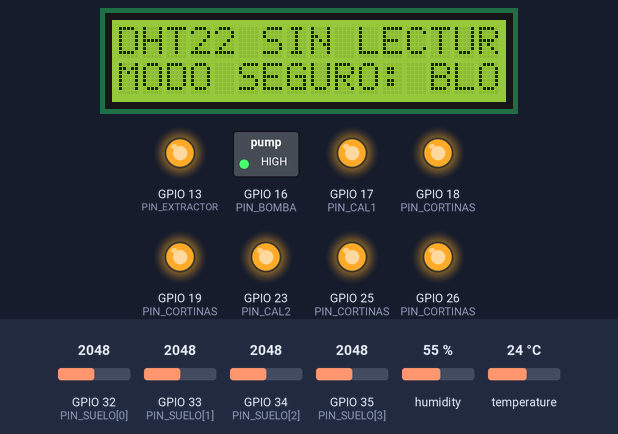
The sketch below on a simulated ESP32. Shown: 16×2 character LCD, switched loads named in the sketch (green lamp = pin HIGH), output pins drawn as LEDs (lit = HIGH). Inputs (shaded band) come from the test bench; at power-on: humidity 55 %, temperature 24 °C, GPIO 32 (PIN_SUELO[0]) = 2048, GPIO 33 (PIN_SUELO[1]) = 2048, GPIO 34 (PIN_SUELO[2]) = 2048, GPIO 35 (PIN_SUELO[3]) = 2048 (analog values on the 0–4095 scale). What the sketch prints to the serial monitor is not drawn.

Above: at 1.6 s.
1.7 s: humidity set to 22 %
At 4.1 s:
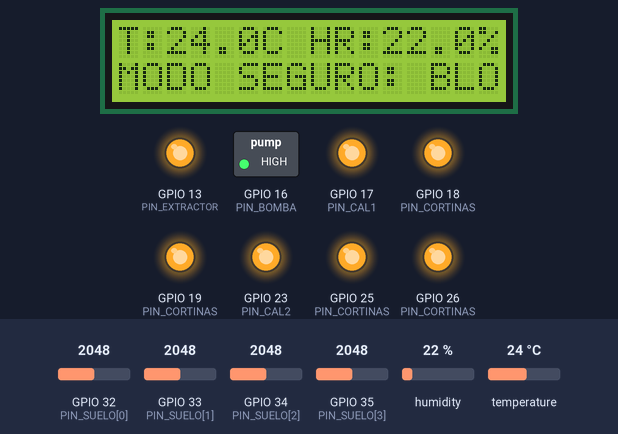
4.5 s: temperature set to 12 °C
At 5.8 s:
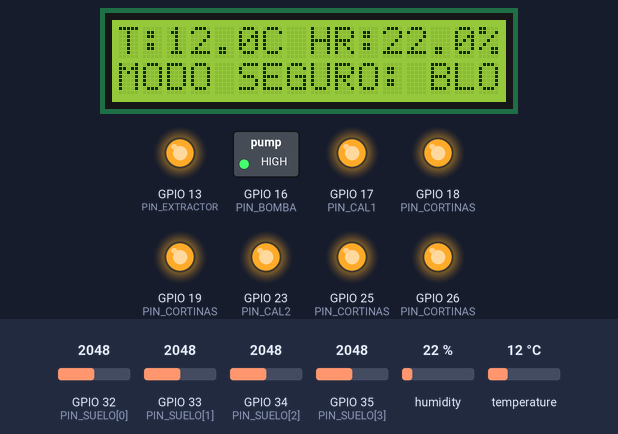
8.0 s: humidity set to 40 %
At 10.9 s:
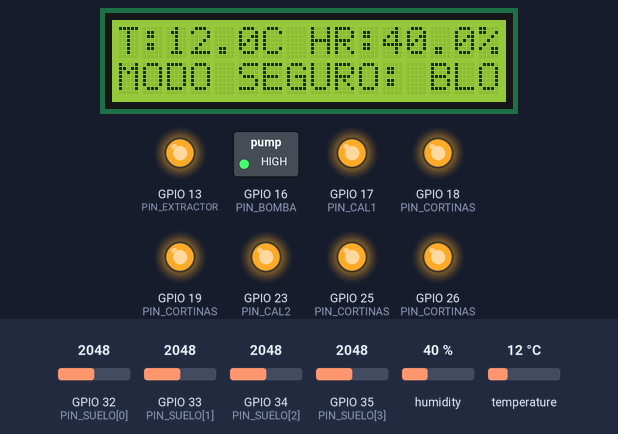
11.5 s: temperature set to 19 °C
At 14.4 s:
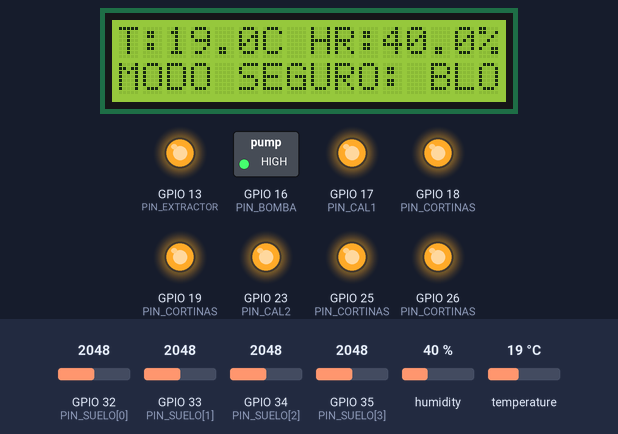
Timing chart, 0 to 15.9 s (numbered marks = the images above; inputs shaded):
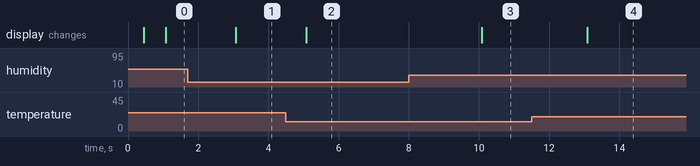

Measured:
- after the input at 1.7 s, the display: changes after 1.4 s (image 1)
- after the input at 4.5 s, the display: changes after 0.58 s (image 2)
- after the input at 8.0 s, the display: changes after 2.1 s (image 3)
- after the input at 11.5 s, the display: changes after 1.6 s (image 4)

The sketch:

Invernadero_ESP32_Integral.ino
```cpp
/*
  INVERNADERO 5 x 5 x 3 m - ESP32 WROOM32
  Integracion de sensores, LCD, extractor, nebulizacion, calefaccion y cortinas.
  Version de entrega: 2026-11-19

  REQUIERE: DHT sensor library (Adafruit), Adafruit Unified Sensor,
            LiquidCrystal I2C (API LiquidCrystal_I2C(addr,cols,rows)).

  SEGURIDAD: Por defecto TODAS las salidas de potencia y cortinas estan
  BLOQUEADAS. NO conectar equipos de 127 V ni motores hasta verificar
  contactos, aislamiento, protecciones, polaridades y pruebas de arranque.
  Los relés del WJZH simulan botones; no suministran potencia al motor.
  Los BTS7960 NO se manejan: no forman parte del mando WJZH aqui definido.
*/
#include <Arduino.h>
#include <Wire.h>
#include <DHT.h>
#include <LiquidCrystal_I2C.h>

// ------------------------- PINES -------------------------
constexpr uint8_t PIN_DHT = 4;
constexpr uint8_t PIN_SUELO[4] = {32, 33, 34, 35};
constexpr uint8_t PIN_EXTRACTOR = 13;
constexpr uint8_t PIN_BOMBA = 16;
constexpr uint8_t PIN_CAL1 = 17;
constexpr uint8_t PIN_CAL2 = 23;
constexpr uint8_t PIN_CORTINAS[4] = {18, 19, 25, 26};
constexpr uint8_t PIN_SDA = 21;
constexpr uint8_t PIN_SCL = 22;

// ------------------ CONFIGURACION SEGURA ------------------
// CAMBIAR A true SOLO despues de verificar hardware con cargas aisladas.
constexpr bool HABILITAR_POTENCIA = false;
constexpr bool HABILITAR_CORTINAS = false;
constexpr bool HABILITAR_CORTINAS_AUTO = false;

// Polaridad de cada modulo: comprobada LOW-activo solo en 4 reles de cortinas.
// CONFIRMAR las otras cuatro salidas antes de habilitar potencia.
constexpr bool ACTIVO_BAJO_EXTRACTOR = true;
constexpr bool ACTIVO_BAJO_BOMBA = true;
constexpr bool ACTIVO_BAJO_CAL1 = true;
constexpr bool ACTIVO_BAJO_CAL2 = true;
constexpr bool ACTIVO_BAJO_CORTINAS = true;

// Si la LCD esta en blanco, verificar direccion I2C (0x27 o 0x3F).
constexpr uint8_t LCD_ADDR = 0x27;

// Sensores suelo: CALIBRAR individualmente. 0..4095 son valores ADC brutos.
// Estos valores ilustrativos NO son una calibracion real.
constexpr int ADC_SECO[4] = {3000, 3000, 3000, 3000};
constexpr int ADC_HUMEDO[4] = {1300, 1300, 1300, 1300};

// ----------------- PARAMETROS CLIMATICOS ------------------
constexpr float T_OBJ = 26.0f;
constexpr float T_VENT_ON = 27.0f;
constexpr float T_VENT_OFF = 26.0f;
constexpr float T_CAL_ON = 25.0f;
constexpr float T_CAL_OFF = 26.0f;
constexpr float T_CAL2_ON = 23.5f;
constexpr float T_CAL2_OFF = 25.0f;
constexpr float HR_BOMBA_ON = 55.0f;
constexpr float HR_BOMBA_OFF = 62.0f;
constexpr float T_SEGURIDAD_ALTA = 40.0f;
constexpr float T_SEGURIDAD_BAJA = 5.0f;
constexpr uint32_t DHT_INTERVALO_MS = 2500UL;
constexpr uint32_t DHT_TIMEOUT_MS = 12000UL;
constexpr uint32_t LCD_INTERVALO_MS = 1000UL;
constexpr uint32_t REPORTE_MS = 5000UL;
constexpr uint32_t RETARDO_CAL2_MS = 60000UL;
constexpr uint32_t RETARDO_CORTINAS_MS = 180000UL;
constexpr uint32_t PULSO_BOTON_MS = 300UL;

// Tiempo de recorrido DEBE MEDIRSE. 0 bloquea secuenciacion automatica.
constexpr uint32_t RECORRIDO_CORTINA_MS = 0UL;

DHT dht(PIN_DHT, DHT22);
LiquidCrystal_I2C lcd(LCD_ADDR, 20, 4);

float temperatura = NAN, humedad = NAN;
int sueloADC[4] = {0, 0, 0, 0};
int sueloPct[4] = {0, 0, 0, 0};
uint32_t ultimoDHT = 0, ultimaLecturaValida = 0;
uint32_t ultimoLCD = 0, ultimoReporte = 0;
uint32_t inicioDemandaCalor = 0, inicioDemandaVent = 0;
bool dhtValido = false;
bool extractor = false, bomba = false, cal1 = false, cal2 = false;
bool demandaCalorAnterior = false, demandaVentAnterior = false;

// Un solo pulso de cortina a la vez. Sin autohoming ni movimientos al arrancar.
int8_t canalPulso = -1;
uint32_t inicioPulso = 0;
uint32_t ultimaOrdenCortina = 0;
bool cortinasSolicitadasAbiertas = false;
bool cortinasEstadoConocido = false;

void escribirSalida(uint8_t pin, bool encender, bool activoBajo) {
  digitalWrite(pin, encender ? (activoBajo ? LOW : HIGH)
                              : (activoBajo ? HIGH : LOW));
}

void apagarPotencia() {
  extractor = bomba = cal1 = cal2 = false;
  escribirSalida(PIN_EXTRACTOR, false, ACTIVO_BAJO_EXTRACTOR);
  escribirSalida(PIN_BOMBA, false, ACTIVO_BAJO_BOMBA);
  escribirSalida(PIN_CAL1, false, ACTIVO_BAJO_CAL1);
  escribirSalida(PIN_CAL2, false, ACTIVO_BAJO_CAL2);
}

void apagarCortinas() {
  for (uint8_t i = 0; i < 4; ++i)
    escribirSalida(PIN_CORTINAS[i], false, ACTIVO_BAJO_CORTINAS);
  canalPulso = -1;
}

void configurarSalidaSegura(uint8_t pin, bool activoBajo) {
  // Precarga el latch antes de poner OUTPUT para minimizar transitorios.
  escribirSalida(pin, false, activoBajo);
  pinMode(pin, OUTPUT);
  escribirSalida(pin, false, activoBajo);
}

bool lecturaDHTDisponible(uint32_t ahora) {
  return dhtValido && (ahora - ultimaLecturaValida <= DHT_TIMEOUT_MS);
}

void leerSensores(uint32_t ahora) {
  if (ahora - ultimoDHT < DHT_INTERVALO_MS) return;
  ultimoDHT = ahora;
  float t = dht.readTemperature();
  float h = dht.readHumidity();
  if (!isnan(t) && !isnan(h) && t >= -10 && t <= 60 && h >= 0 && h <= 100) {
    temperatura = t;
    humedad = h;
    ultimaLecturaValida = ahora;
    dhtValido = true;
  } else {
    Serial.println(F("AVISO: lectura DHT22 invalida"));
  }
  for (uint8_t i = 0; i < 4; ++i) {
    sueloADC[i] = analogRead(PIN_SUELO[i]);
    if (ADC_SECO[i] != ADC_HUMEDO[i]) {
      long pct = map(sueloADC[i], ADC_SECO[i], ADC_HUMEDO[i], 0, 100);
      sueloPct[i] = constrain((int)pct, 0, 100);
    }
  }
}

void aplicarPotencia() {
  const bool habilitado = HABILITAR_POTENCIA;
  escribirSalida(PIN_EXTRACTOR, habilitado && extractor, ACTIVO_BAJO_EXTRACTOR);
  escribirSalida(PIN_BOMBA, habilitado && bomba, ACTIVO_BAJO_BOMBA);
  escribirSalida(PIN_CAL1, habilitado && cal1, ACTIVO_BAJO_CAL1);
  escribirSalida(PIN_CAL2, habilitado && cal2, ACTIVO_BAJO_CAL2);
}

void controlarClima(uint32_t ahora) {
  if (!lecturaDHTDisponible(ahora) || temperatura < T_SEGURIDAD_BAJA ||
      temperatura > T_SEGURIDAD_ALTA) {
    apagarPotencia();
    demandaCalorAnterior = demandaVentAnterior = false;
    return;
  }

  // Histeresis: las demandas de frio y calor no pueden coexistir.
  if (temperatura >= T_VENT_ON) extractor = true;
  else if (temperatura <= T_VENT_OFF) extractor = false;

  if (temperatura <= T_CAL_ON) cal1 = true;
  else if (temperatura >= T_CAL_OFF) cal1 = false;

  if (extractor) { cal1 = false; cal2 = false; }
  if (cal1) extractor = false;

  if (cal1 && !demandaCalorAnterior) inicioDemandaCalor = ahora;
  demandaCalorAnterior = cal1;

  // Segundo calefactor solo tras demora y frio persistente.
  if (!cal1 || temperatura >= T_CAL2_OFF) cal2 = false;
  else if (temperatura <= T_CAL2_ON &&
           ahora - inicioDemandaCalor >= RETARDO_CAL2_MS) cal2 = true;

  // Humidificacion solo si no hay calefaccion y no hay sobretemperatura.
  if (cal1 || cal2 || temperatura >= T_VENT_ON) bomba = false;
  else if (humedad <= HR_BOMBA_ON) bomba = true;
  else if (humedad >= HR_BOMBA_OFF) bomba = false;

  aplicarPotencia();
}

bool iniciarPulsoCortina(uint8_t canal, uint32_t ahora) {
  if (!HABILITAR_CORTINAS || canal > 3 || canalPulso >= 0) return false;
  apagarCortinas();
  escribirSalida(PIN_CORTINAS[canal], true, ACTIVO_BAJO_CORTINAS);
  canalPulso = (int8_t)canal;
  inicioPulso = ahora;
  ultimaOrdenCortina = ahora;
  cortinasEstadoConocido = false; // No hay sensor de posicion.
  return true;
}

void actualizarPulso(uint32_t ahora) {
  if (canalPulso >= 0 && ahora - inicioPulso >= PULSO_BOTON_MS) {
    apagarCortinas();
    Serial.println(F("Pulso de boton terminado"));
  }
}

void controlCortinasAutomatico(uint32_t ahora) {
  // Deshabilitado hasta medir recorridos, verificar WJZH y disponer de
  // proteccion adecuada ante ordenes de movimiento y posiciones desconocidas.
  if (!HABILITAR_CORTINAS || !HABILITAR_CORTINAS_AUTO ||
      RECORRIDO_CORTINA_MS == 0 || !lecturaDHTDisponible(ahora)) return;
  // Esta version NO emite ordenes automaticas de movimiento: falta una
  // confirmacion segura de posicion/fin de movimiento de cada cortina.
  // Las condiciones de temperatura se muestran solo como recomendacion.
}

void lineaLCD(uint8_t fila, const char *texto) {
  lcd.setCursor(0, fila);
  char buffer[21];
  snprintf(buffer, sizeof(buffer), "%-20.20s", texto);
  lcd.print(buffer);
}

void actualizarLCD(uint32_t ahora) {
  if (ahora - ultimoLCD < LCD_INTERVALO_MS) return;
  ultimoLCD = ahora;
  char b[32];
  if (lecturaDHTDisponible(ahora)) {
    snprintf(b, sizeof(b), "T:%4.1fC HR:%4.1f%%", temperatura, humedad);
    lineaLCD(0, b);
  } else lineaLCD(0, "DHT22 SIN LECTURA");
  snprintf(b, sizeof(b), "S1:%3d%% S2:%3d%%", sueloPct[0], sueloPct[1]);
  lineaLCD(1, b);
  snprintf(b, sizeof(b), "S3:%3d%% S4:%3d%%", sueloPct[2], sueloPct[3]);
  lineaLCD(2, b);
  if (!HABILITAR_POTENCIA && !HABILITAR_CORTINAS)
    lineaLCD(3, "MODO SEGURO: BLOQUEO");
  else {
    snprintf(b, sizeof(b), "E:%d B:%d C1:%d C2:%d", extractor, bomba, cal1, cal2);
    lineaLCD(3, b);
  }
}

void reportar(uint32_t ahora) {
  if (ahora - ultimoReporte < REPORTE_MS) return;
  ultimoReporte = ahora;
  Serial.print(F("DHT_OK=")); Serial.print(lecturaDHTDisponible(ahora));
  Serial.print(F(" T=")); Serial.print(temperatura);
  Serial.print(F(" HR=")); Serial.print(humedad);
  Serial.print(F(" ADC="));
  for (uint8_t i = 0; i < 4; ++i) {
    Serial.print(sueloADC[i]);
    if (i < 3) Serial.print(',');
  }
  Serial.print(F(" DEMANDAS E/B/C1/C2="));
  Serial.print(extractor); Serial.print('/');
  Serial.print(bomba); Serial.print('/');
  Serial.print(cal1); Serial.print('/');
  Serial.println(cal2);
}

void comandosSerial(uint32_t ahora) {
  while (Serial.available() > 0) {
    char c = (char)Serial.read();
    if (c == '\r' || c == '\n') continue;
    Serial.print(F("RECIBIDO: ")); Serial.println(c);
    if (c == '0') {
      apagarCortinas();
      Serial.println(F("Rele de mando de cortinas: apagados (NO es STOP de motor WJZH)"));
    } else if (c >= '1' && c <= '4') {
      if (!HABILITAR_CORTINAS) {
        Serial.println(F("BLOQUEADO: HABILITAR_CORTINAS=false"));
      } else if (iniciarPulsoCortina((uint8_t)(c - '1'), ahora)) {
        Serial.println(F("Pulso enviado. NO confirma movimiento ni posicion"));
      } else Serial.println(F("Canal ocupado"));
    } else if (c == 'S' || c == 's') {
      Serial.println(F("ESTADO: monitor activo"));
      reportar(ahora + REPORTE_MS);
    } else {
      Serial.println(F("Comandos: S=estado, 0=desactivar reles, 1..4=mandos bloqueados"));
    }
  }
}

void setup() {
  // Precarga y configura salidas ANTES de inicializar perifericos.
  configurarSalidaSegura(PIN_EXTRACTOR, ACTIVO_BAJO_EXTRACTOR);
  configurarSalidaSegura(PIN_BOMBA, ACTIVO_BAJO_BOMBA);
  configurarSalidaSegura(PIN_CAL1, ACTIVO_BAJO_CAL1);
  configurarSalidaSegura(PIN_CAL2, ACTIVO_BAJO_CAL2);
  for (uint8_t i = 0; i < 4; ++i)
    configurarSalidaSegura(PIN_CORTINAS[i], ACTIVO_BAJO_CORTINAS);
  apagarPotencia();
  apagarCortinas();

  Serial.begin(115200);
  delay(300);
  Serial.println(F("\nINVERNADERO ESP32 - INICIO SEGURO"));
  Serial.println(F("Serial 115200. Enviar S para estado."));
  Serial.println(F("ATENCION: salidas bloqueadas por configuracion."));

  Wire.begin(PIN_SDA, PIN_SCL);
  lcd.init();
  lcd.backlight();
  lineaLCD(0, "INVERNADERO ESP32");
  lineaLCD(1, "INICIANDO SISTEMA");
  lineaLCD(2, "SALIDAS BLOQUEADAS");
  lineaLCD(3, "SERIAL 115200");
  dht.begin();
  analogReadResolution(12);
  for (uint8_t i = 0; i < 4; ++i) pinMode(PIN_SUELO[i], INPUT);
}

void loop() {
  uint32_t ahora = millis();
  comandosSerial(ahora);
  actualizarPulso(ahora);
  leerSensores(ahora);
  controlarClima(ahora);
  controlCortinasAutomatico(ahora);
  actualizarLCD(ahora);
  reportar(ahora);
}
```
